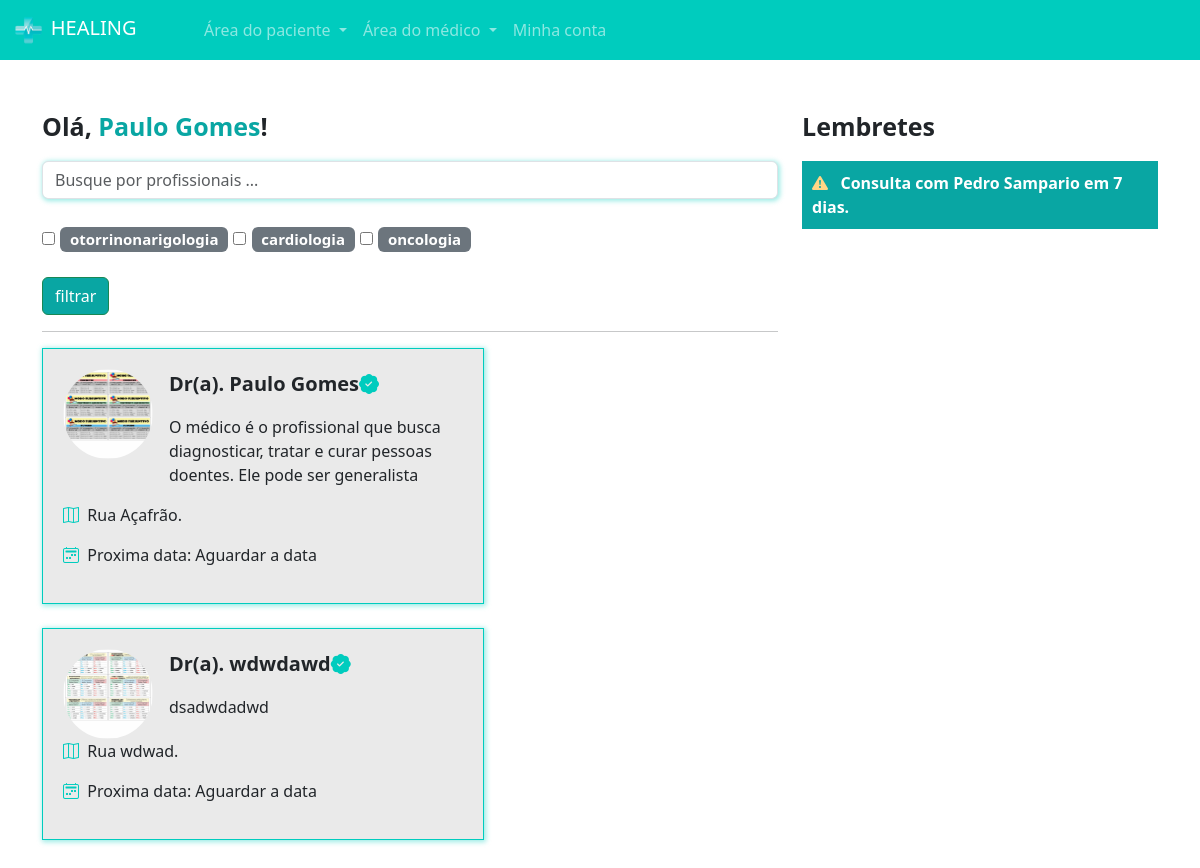
The app's page /patient/ (signed in) with its own data.
### medicine/models.py (models this page shows, shortened)
class MedicineArea(models.Model):
    area = models.CharField(max_length=100)

class MedicoData(models.Model):
    crm = models.CharField(max_length=30)
    nome_completo = models.CharField(max_length=100)
    cep = models.CharField(max_length=20)
    rua = models.CharField(max_length=30)
    bairro = models.CharField(max_length=30)
    numero = models.IntegerField()
    rg = models.ImageField(upload_to="RGs")
    foto_perfil = models.ImageField(upload_to="FotoPerfil")
    cedula_identidade_medica = models.ImageField(upload_to="CedulasIdentidadeMedica")
    descricao = models.TextField()
    valor_consulta = models.FloatField(default=100)
    user = models.ForeignKey(User, on_delete=models.DO_NOTHING)
    area = models.ForeignKey(MedicineArea, on_delete=models.DO_NOTHING)
    def next_data(self):
        return (
            Horarios.objects.filter(user=self.user)
            .filter(data__gt=dt.datetime.now())
            .filter(agendada=False)
            .order_by("data")
            .first()
        )

### patient/views.py (the view, shortened to what this page needs)
# urls.py: path("", patient_home, name="patient_home"),
@login_required()
def patient_home(request):
    medicos = MedicoData.objects.all()
    areas = MedicineArea.objects.all()
    if request.method == "GET":
        return render(
            request,
            "patient/patient_home.html",
            {"medicos": medicos, "areas": areas, "is_medico": is_medico(request.user)},
        )

### medicine/models.py (called while the page is built)
def is_medico(user):
    doctor = MedicoData.objects.filter(user=user)
    return doctor.exists()

### extras/templates/patient/patient_home.html (shortened to what this page needs)
{% extends "user_auth/base.html" %}
{% load static %}
{% block head %}
    <link rel="stylesheet" href="{% static 'css/medicine/horario.css' %}">
    <link rel="stylesheet" href="{% static 'css/user_auth/user_auth.css' %}">
    <link rel="stylesheet" href="{% static 'css/medicine/auth_doctor.css' %}">
    <link rel="stylesheet" href="{% static 'css/patient/patient_home.css' %}">
    <link rel="stylesheet" href="https://cdn.jsdelivr.net/npm/bootstrap-icons@1.11.3/font/bootstrap-icons.min.css">
{% endblock %}
{% block content %}
{% include "partials/navbar.html" %}
<br><br>
<div class="container">
    <div class="row">
        <div class="col-md-8">
            <p style="font-size: 25px" class="p-bold">Olá, <span class="color-dark">{{request.user.first_name}} {{request.user.last_name}}</span>!</p>
            <form action="{% url 'patient_home' %}" method="POST">
                <input type="text" class="form-control shadow-main-color" placeholder="Busque por profissionais ..." name="medico">
                <br>
                <div class="especialidades">
                    {% for area in areas %}
                        <input type="checkbox" name="especialidades" value="{{ area.id}}">
                        <span class="badge bg-secondary">{{ area.area }}</span>
                    {% endfor %}
                </div>
                <br>
                <input type="submit" value="filtrar" class="btn btn-success btn-dark-color">
            </form>
            <hr>
            <div class="list-medicos" >
               {% for medico in medicos %}
                <div class="card-medicos shadow-main-color">
                    <div class="row">
                        <div class="col-md-3"><img src="{{ medico.foto_perfil.url }}" class="foto-perfil-card" alt=""></div>
                        <div class="col-md">
                            <p style="font-size: 20px" class="p-bold">Dr(a). {{ medico.nome_completo }}<i class="bi bi-patch-check-fill icon-main"></i></p>
                            <p>{{ medico.descricao }}</p>
                        </div>
                    </div>
                    <p><i class="bi bi-map icon-main"></i>&nbsp&nbspRua {{ medico.rua }}.</p>
                    <p><i class="bi bi-calendar2-week icon-main"></i>&nbsp&nbspProxima data:
                        {% if medico.next_data %}
                            {{ medico.next_data }}
                            <br>
                            <br>
                            <a href="{% url 'escolher_horario' medico.id %}" class="btn btn-success btn-dark-color">Agendar</a>
                        {% else %}
                            Aguardar a data
                        {% endif %}
                </div>
                <br>
                {% endfor %}
                <br>
            </div>
        </div>
        <div class="col-md-4">
            <p style="font-size: 25px" class="p-bold">Lembretes</p>
            <p class="bg-main-lembrete">
                <span class="p-bold"><i class="bi bi-exclamation-triangle-fill icon-differential"></i>&nbsp&nbsp Consulta com Pedro Sampario em 7 dias.</span>
            </p>
        </div>
    </div>
</div>
{% endblock %}

### extras/templates/user_auth/base.html (shortened to what this page needs)
{% load static %}
<!DOCTYPE html>
<html lang="pt-br">
<head>
    <link href="https://cdn.jsdelivr.net/npm/bootstrap@5.3.3/dist/css/bootstrap.min.css" rel="stylesheet">
    <link rel="stylesheet" href="https://cdn.jsdelivr.net/npm/bootstrap-icons@1.11.3/font/bootstrap-icons.min.css">
    <link rel="stylesheet" href="{% static 'css/user_auth/base.css' %}">
    {% block head %} {% endblock %}
</head>
<body>
    {% block content %} {% endblock %}
</body>
</html>

### extras/templates/partials/navbar.html (shortened to what this page needs)
{% load static %}
<nav class="navbar navbar-expand-lg navbar-dark bg-color-dark">
    <div class="container-fluid">
      <a class="navbar-brand" href="{% url 'patient_home' %}"><img src="{% static 'imgs/logo.png' %}" width="20%" alt="">&nbspHEALING</a>
      <div class="collapse navbar-collapse" id="navbarNav">
        <ul class="navbar-nav">
            <li class="nav-item dropdown">
                <a class="nav-link dropdown-toggle" href="#" id="navbarDropdownMenuLink" role="button" data-bs-toggle="dropdown" aria-expanded="false">
                  Área do paciente
                </a>
            </li>
            {% if is_medico %}
                <li class="nav-item dropdown">
                    <a class="nav-link dropdown-toggle" href="#" id="navbarDropdownMenuLink" role="button" data-bs-toggle="dropdown" aria-expanded="false">
                        Área do médico
                    </a>
                </li>
            {% else %}
                <li class="nav-item">
                    <a class="nav-link" href="{% url 'auth_doctor' %}">Sou médico</a>
                </li>
            {% endif %}
            <li class="nav-item">
              <a class="nav-link" href="{% url 'my_account' %}">Minha conta</a>
          </li>
        </ul>
      </div>
    </div>
  </nav>

### extras/static/css/user_auth/base.css (style rules this page uses)
:root { --main-color: #00CCBE; --dark-color: #09A6A3; --contrast-color: #FFD686; }
.bg-color-dark { background-color: var(--main-color); }
.p-bold { font-weight: bold; }
.color-dark { color: var(--dark-color); }

### extras/static/css/user_auth/user_auth.css (style rules this page uses)
.btn-dark-color { background-color: var(--dark-color); color: white; }

### extras/static/css/medicine/auth_doctor.css (style rules this page uses)
.shadow-main-color { box-shadow: 1px 1px 5px 1px rgba(0, 204, 190,.4); }

### extras/static/css/patient/patient_home.css (style rules this page uses)
.especialidades { font-size: 20px; }
.card-medicos { width: 60%; background-color: #EAEAEA; border: 1px solid var(--main-color); padding: 20px; }
.foto-perfil-card { width: 90px; height: 90px; border-radius: 45px; }
.icon-main { color: var(--main-color); }
.bg-main-lembrete { background-color: var(--dark-color); padding: 10px; color: white; }
.icon-differential { color: var(--contrast-color); }

### records on screen
MedicineArea: area "otorrinonarigologia"
MedicineArea: area "cardiologia"
MedicineArea: area "oncologia"
MedicoData: foto_perfil (picture), nome_completo "Paulo Gomes", descricao "O médico é o profissional que busca diagnosticar, tratar e curar pessoas doentes. Ele pode ser generalista", rua "Açafrão", shows "Aguardar a data"
MedicoData: foto_perfil (picture), nome_completo "wdwdawd", descricao "dsadwdadwd", rua "wdwad", shows "Aguardar a data"

### other values on screen
{{ request.user.first_name }} "Paulo"
{{ request.user.last_name }} "Gomes"
